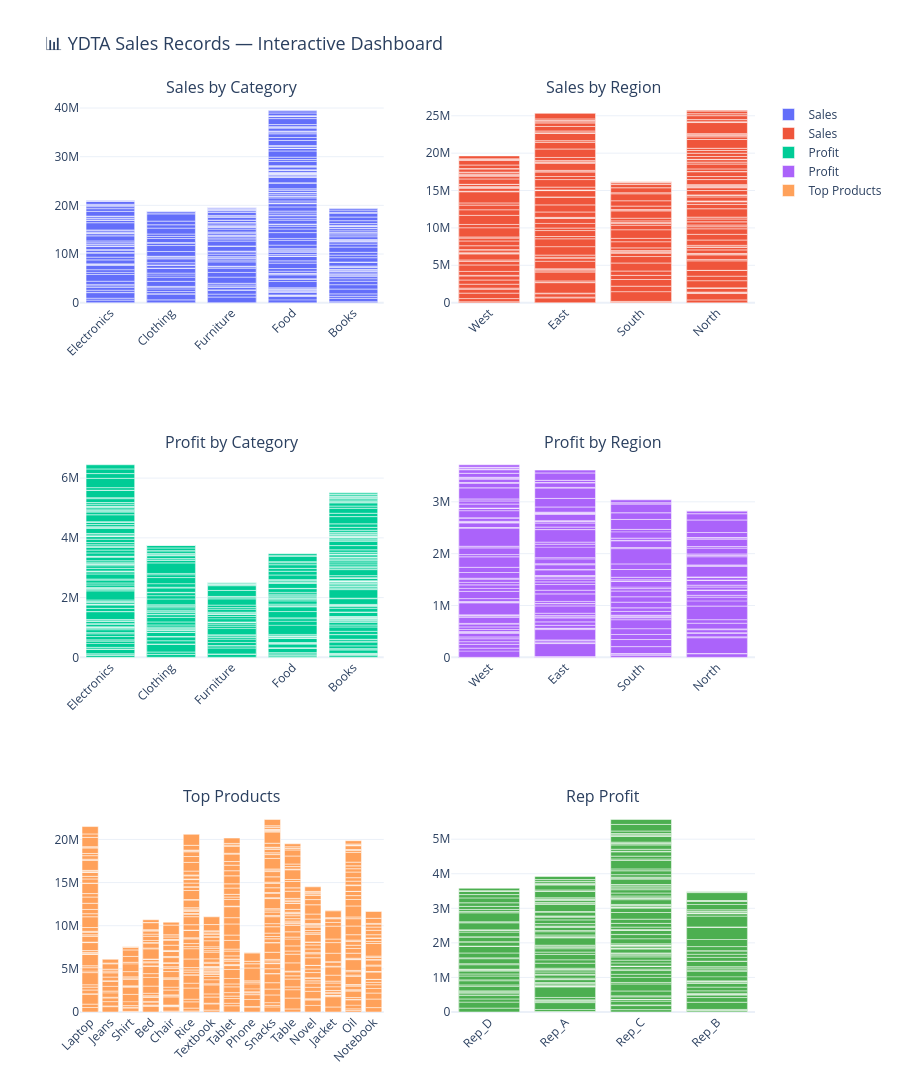

Source (notebook cell):
### Code cell
# from plotly.subplots import make_subplots
# fig = make_subplots(rows=3, cols=2)

# name='Rep Profit', marker_color='#4CAF50', showlegend=False), row=3, col=2)
# fig.update_layout(height=1100,
# title_text='📊 YDTA Sales Records — Interactive Dashboard',
# title_font_size=18, template='plotly_white')
# fig.update_xaxes(tickangle=-45, row=1, col=1)
# fig.show()

import pandas as pd
import plotly.graph_objects as go
from plotly.subplots import make_subplots

df = pd.read_excel(r"C:\Users\HomePC\Downloads\sales_records_dataset.xlsx")

fig = make_subplots(
    rows=3, cols=2,
    subplot_titles=(
        "Sales by Category",
        "Sales by Region",
        "Profit by Category",
        "Profit by Region",
        "Top Products",
        "Rep Profit"
    )
)

fig.add_trace(
    go.Bar(x=df['Product_Category'], y=df['Total_Sales'], name='Sales'),
    row=1, col=1
)

fig.add_trace(
    go.Bar(x=df['Region'], y=df['Total_Sales'], name='Sales'),
    row=1, col=2
)

fig.add_trace(
    go.Bar(x=df['Product_Category'], y=df['Profit'], name='Profit'),
    row=2, col=1
)

fig.add_trace(
    go.Bar(x=df['Region'], y=df['Profit'], name='Profit'),
    row=2, col=2
)

fig.add_trace(
    go.Bar(x=df['Product_Name'], y=df['Total_Sales'], name='Top Products'),
    row=3, col=1
)

fig.add_trace(
    go.Bar(
        x=df['Sales_Rep'],
        y=df['Profit'],
        name='Rep Profit',
        marker_color='#4CAF50',
        showlegend=False
    ),
    row=3, col=2
)

fig.update_layout(
    height=1100,
    title_text='📊 YDTA Sales Records — Interactive Dashboard',
    title_font_size=18,
    template='plotly_white'
)

fig.update_xaxes(tickangle=-45)

fig.show()

### Figure 1 — Plotly figure (JSON) as saved in the notebook; plotly's stock layout.template omitted (floating-point values rounded to 4 significant figures; data arrays with more than 128 entries replaced by an {"elided": "..."} marker saying what was removed)
{"data": [{"name": "Sales", "type": "bar", "x": {"elided": "1000 str values"}, "xaxis": "x", "y": {"elided": "1000 float values"}, "yaxis": "y"}, {"name": "Sales", "type": "bar", "x": {"elided": "1000 str values"}, "xaxis": "x2", "y": {"elided": "1000 float values"}, "yaxis": "y2"}, {"name": "Profit", "type": "bar", "x": {"elided": "1000 str values"}, "xaxis": "x3", "y": {"elided": "1000 float values"}, "yaxis": "y3"}, {"name": "Profit", "type": "bar", "x": {"elided": "1000 str values"}, "xaxis": "x4", "y": {"elided": "1000 float values"}, "yaxis": "y4"}, {"name": "Top Products", "type": "bar", "x": {"elided": "1000 str values"}, "xaxis": "x5", "y": {"elided": "1000 float values"}, "yaxis": "y5"}, {"marker": {"color": "#4CAF50"}, "name": "Rep Profit", "showlegend": false, "type": "bar", "x": {"elided": "1000 str values"}, "xaxis": "x6", "y": {"elided": "1000 float values"}, "yaxis": "y6"}], "layout": {"annotations": [{"font": {"size": 16}, "showarrow": false, "text": "Sales by Category", "x": 0.225, "xanchor": "center", "xref": "paper", "y": 1, "yanchor": "bottom", "yref": "paper"}, {"font": {"size": 16}, "showarrow": false, "text": "Sales by Region", "x": 0.775, "xanchor": "center", "xref": "paper", "y": 1, "yanchor": "bottom", "yref": "paper"}, {"font": {"size": 16}, "showarrow": false, "text": "Profit by Category", "x": 0.225, "xanchor": "center", "xref": "paper", "y": 0.6111, "yanchor": "bottom", "yref": "paper"}, {"font": {"size": 16}, "showarrow": false, "text": "Profit by Region", "x": 0.775, "xanchor": "center", "xref": "paper", "y": 0.6111, "yanchor": "bottom", "yref": "paper"}, {"font": {"size": 16}, "showarrow": false, "text": "Top Products", "x": 0.225, "xanchor": "center", "xref": "paper", "y": 0.2222, "yanchor": "bottom", "yref": "paper"}, {"font": {"size": 16}, "showarrow": false, "text": "Rep Profit", "x": 0.775, "xanchor": "center", "xref": "paper", "y": 0.2222, "yanchor": "bottom", "yref": "paper"}], "height": 1100, "title": {"font": {"size": 18}, "text": "📊 YDTA Sales Records — Interactive Dashboard"}, "xaxis": {"anchor": "y", "domain": [0, 0.45], "tickangle": -45}, "xaxis2": {"anchor": "y2", "domain": [0.55, 1], "tickangle": -45}, "xaxis3": {"anchor": "y3", "domain": [0, 0.45], "tickangle": -45}, "xaxis4": {"anchor": "y4", "domain": [0.55, 1], "tickangle": -45}, "xaxis5": {"anchor": "y5", "domain": [0, 0.45], "tickangle": -45}, "xaxis6": {"anchor": "y6", "domain": [0.55, 1], "tickangle": -45}, "yaxis": {"anchor": "x", "domain": [0.7778, 1]}, "yaxis2": {"anchor": "x2", "domain": [0.7778, 1]}, "yaxis3": {"anchor": "x3", "domain": [0.3889, 0.6111]}, "yaxis4": {"anchor": "x4", "domain": [0.3889, 0.6111]}, "yaxis5": {"anchor": "x5", "domain": [0, 0.2222]}, "yaxis6": {"anchor": "x6", "domain": [0, 0.2222]}}}
